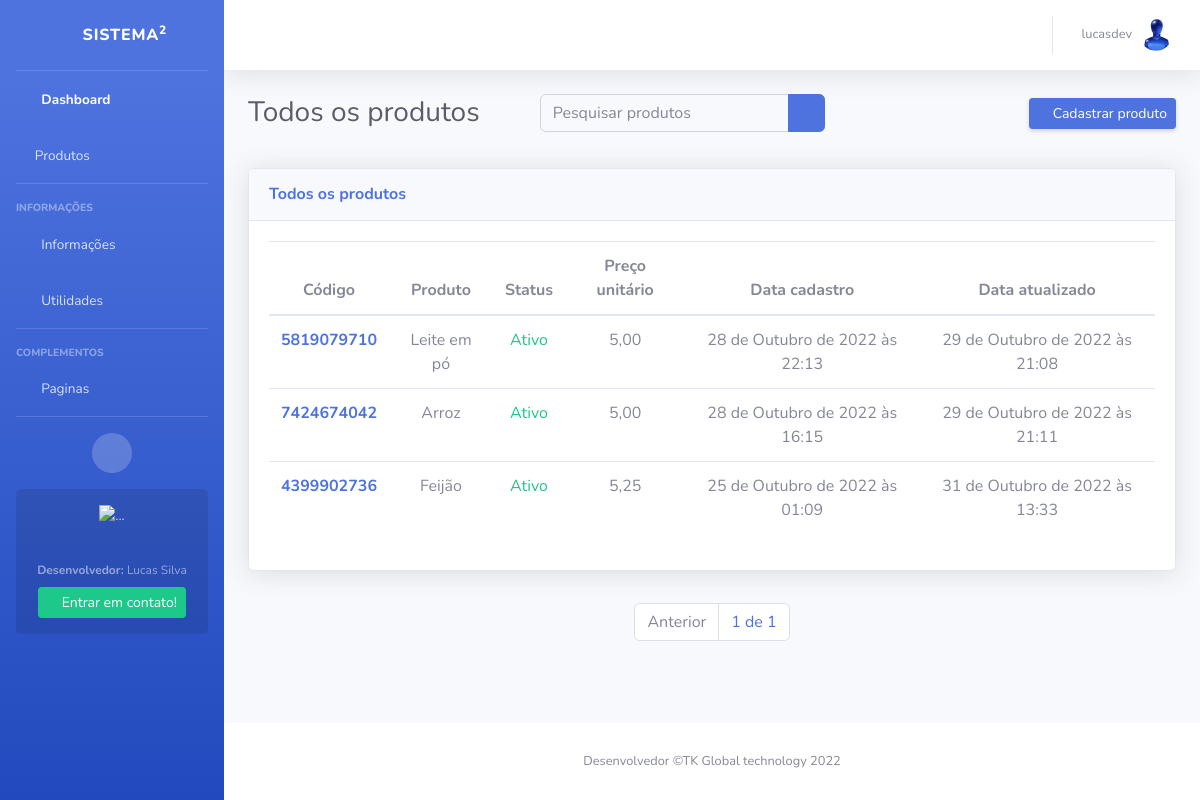
The app's page /produtos/todos/ (signed in), older data.
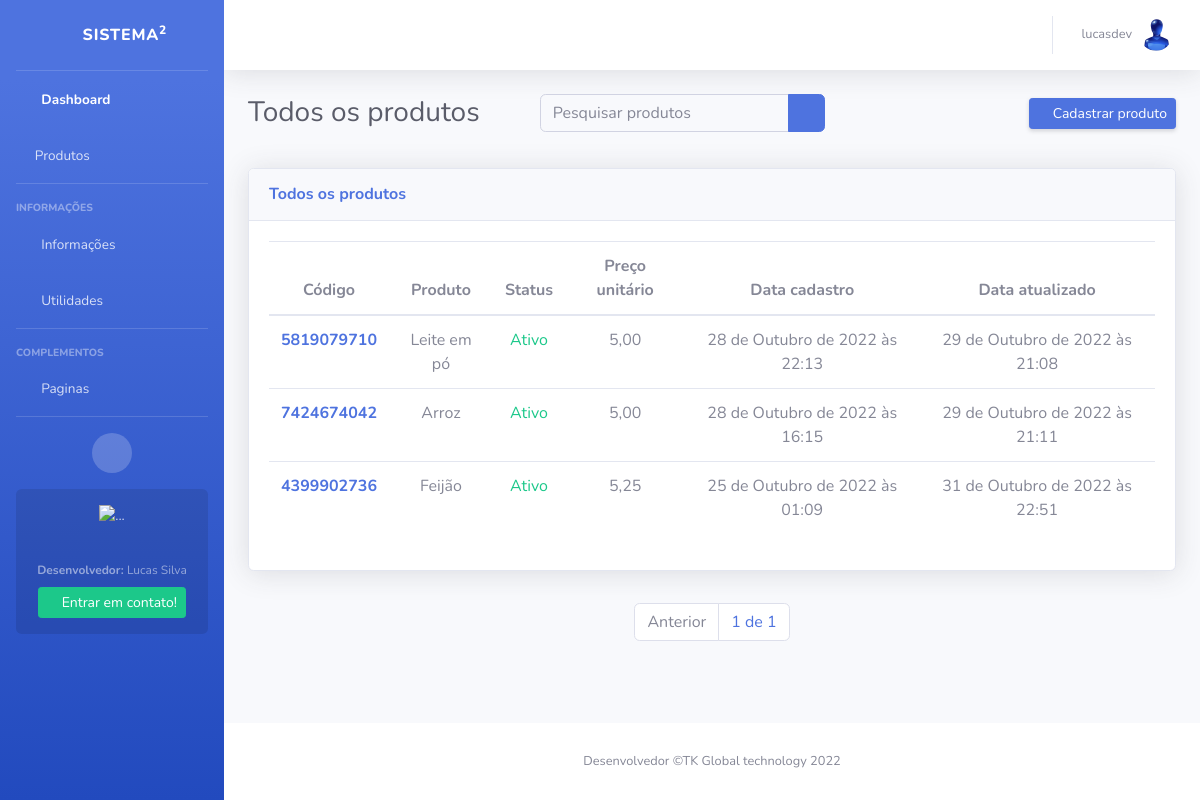
The same page, newer data.
### apps/products/models/products.py (models this page shows, shortened)
class Products(models.Model):
    code = models.BigIntegerField(default=gerar_id, editable=False)
    created_by_user = models.ForeignKey(User, on_delete=models.CASCADE)
    name = models.CharField(max_length=50)
    value = models.DecimalField(max_digits=9, decimal_places=2)
    quantity = models.BigIntegerField(default=1, null=True, blank=True)
    amunt_sell = models.DecimalField(max_digits=9, decimal_places=2, null=True, blank=True)
    status = models.BooleanField(default=True)
    image = models.ImageField(upload_to=upload_to, default='image.jpg', null=True, blank=True)
    date_create = models.DateTimeField(auto_now_add=True)
    date_update = models.DateTimeField(auto_now=True)
    """Aqui servirá para mostrar apenas produtos do usuario"""
    class Meta:
        db_table = 'products'
        verbose_name = 'Produto'
        verbose_name_plural = 'Produtos'
        ordering = ('-date_create',)

### apps/products/views/products.py (the view, shortened to what this page needs)
# urls.py: path('todos/', AllProductsView.as_view(), name='all-products'),
class AllProductsView(LoginRequiredMixin, ListView):
    template_name = 'all-products.html'
    edirect_field_name = 'login'
    model = Products
    def get_queryset(self):
        return Products.objects.all()
    def get(self, request, *args, **kwargs):
        self.object_list = self.get_queryset()
        allow_empty = self.get_allow_empty()
        producs = Products.objects.all().order_by('-date_create')
        queryset = request.GET.get('q')
        print(queryset)
        paginator = Paginator(producs, 10)
        page = self.request.GET.get('page')
        posts = paginator.get_page(page)
        context = dict()
        context['producs'] = posts
        return self.render_to_response(context)

### apps/products/templates/all-products.html (shortened to what the changed rows need)
{% extends 'base.html' %}
{% load static %}
{% block body %}
<div class="container-fluid">
    <div class="d-sm-flex align-items-center justify-content-between mb-4">
        <h1 class="h3 mb-0 text-gray-800">Todos os produtos</h1>
    </div>
        <section class="py-2">
              <div class="row">
                <div class="col-xl-12 col-lg-12">
                    <div class="card shadow mb-4">
                        <div class="card-body">
                            <div class="table-responsive-sm">
                                <table class="table table-hover">
                                    <thead>
                                      <tr  class="text-center">
                                        <th scope="col">Código</th>
                                        <th scope="col">Produto</th>
                                        <th scope="col">Status</th>
                                        <th scope="col">Preço unitário</th>
                                        <th scope="col">Data cadastro</th>
                                        <th scope="col">Data atualizado</th>
                                      </tr>
                                    </thead>
                                    <tbody>
                                        {% for product in producs %}
                                        <tr class="text-center">
                                            <th scope="row"><a href="{% url 'product-edit' product.pk  %}">{{product.code}}</a></th>
                                            <td>{{product.name}}</td>
                                            <td>
                                                {% if product.status == True  %}
                                                    <span class="text-success">Ativo</span>
                                                {% else %}
                                                <span class="text-danger">Desativado</span>
                                                {% endif %}
                                            </td>
                                            <td>{{product.value}}</td>
                                            <td>{{product.date_create}}</td>
                                            <td>{{product.date_update}}</td>
                                        </tr>
                                        {% endfor %}
                                    </table>
                            </div>
                        </div>
                    </div>
                </div>
            </div>
    </section>
</div>
{% endblock body %}

Row changes from the older to the newer data that the page shows:
changed Products "Feijão": date_update "31 de Outubro de 2022 às 13:33" → "31 de Outubro de 2022 às 22:51"
